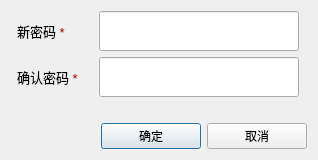
<?xml version="1.0" encoding="UTF-8"?>
<ui version="4.0">
 <class>Change_Pasword_Dialog</class>
 <widget class="QDialog" name="Change_Pasword_Dialog">
  <property name="geometry">
   <rect>
    <x>0</x>
    <y>0</y>
    <width>318</width>
    <height>158</height>
   </rect>
  </property>
  <property name="windowTitle">
   <string>修改密码</string>
  </property>
  <property name="windowIcon">
   <iconset resource="../Images/image.qrc">
    <normaloff>:/images/images/key.png</normaloff>:/images/images/key.png</iconset>
  </property>
  <layout class="QVBoxLayout" name="verticalLayout">
   <item>
    <layout class="QGridLayout" name="gridLayout_2">
     <item row="1" column="0">
      <widget class="QLabel" name="label_2">
       <property name="maximumSize">
        <size>
         <width>70</width>
         <height>16777215</height>
        </size>
       </property>
       <property name="font">
        <font>
         <pointsize>10</pointsize>
        </font>
       </property>
       <property name="text">
        <string>&lt;html&gt;&lt;head/&gt;&lt;body&gt;&lt;p&gt;确认密码 &lt;span style=&quot; color:#aa0000;&quot;&gt;*&lt;/span&gt;&lt;/p&gt;&lt;/body&gt;&lt;/html&gt;</string>
       </property>
      </widget>
     </item>
     <item row="1" column="3">
      <widget class="QLineEdit" name="lineEdit_2">
       <property name="minimumSize">
        <size>
         <width>120</width>
         <height>40</height>
        </size>
       </property>
       <property name="maximumSize">
        <size>
         <width>200</width>
         <height>16777215</height>
        </size>
       </property>
       <property name="echoMode">
        <enum>QLineEdit::Password</enum>
       </property>
      </widget>
     </item>
     <item row="0" column="3">
      <widget class="QLineEdit" name="lineEdit">
       <property name="minimumSize">
        <size>
         <width>120</width>
         <height>40</height>
        </size>
       </property>
       <property name="maximumSize">
        <size>
         <width>200</width>
         <height>16777215</height>
        </size>
       </property>
       <property name="echoMode">
        <enum>QLineEdit::Password</enum>
       </property>
      </widget>
     </item>
     <item row="0" column="0">
      <widget class="QLabel" name="label">
       <property name="maximumSize">
        <size>
         <width>70</width>
         <height>16777215</height>
        </size>
       </property>
       <property name="font">
        <font>
         <pointsize>10</pointsize>
        </font>
       </property>
       <property name="text">
        <string>&lt;html&gt;&lt;head/&gt;&lt;body&gt;&lt;p&gt;新密码 &lt;span style=&quot; color:#aa0000;&quot;&gt;*&lt;/span&gt;&lt;/p&gt;&lt;/body&gt;&lt;/html&gt;</string>
       </property>
      </widget>
     </item>
    </layout>
   </item>
   <item>
    <widget class="QLabel" name="error_info">
     <property name="text">
      <string/>
     </property>
    </widget>
   </item>
   <item>
    <layout class="QHBoxLayout" name="horizontalLayout">
     <item>
      <spacer name="horizontalSpacer">
       <property name="orientation">
        <enum>Qt::Horizontal</enum>
       </property>
       <property name="sizeHint" stdset="0">
        <size>
         <width>40</width>
         <height>20</height>
        </size>
       </property>
      </spacer>
     </item>
     <item>
      <widget class="QPushButton" name="pushButton">
       <property name="minimumSize">
        <size>
         <width>100</width>
         <height>0</height>
        </size>
       </property>
       <property name="text">
        <string>确定</string>
       </property>
      </widget>
     </item>
     <item>
      <widget class="QPushButton" name="pushButton_2">
       <property name="minimumSize">
        <size>
         <width>100</width>
         <height>0</height>
        </size>
       </property>
       <property name="text">
        <string>取消</string>
       </property>
      </widget>
     </item>
    </layout>
   </item>
  </layout>
 </widget>
 <resources>
  <include location="../Images/image.qrc"/>
 </resources>
 <connections/>
</ui>
